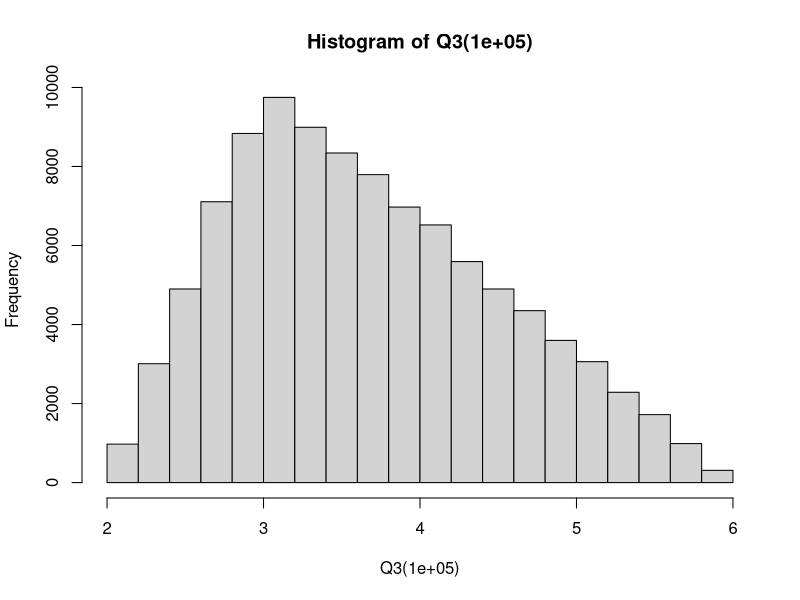
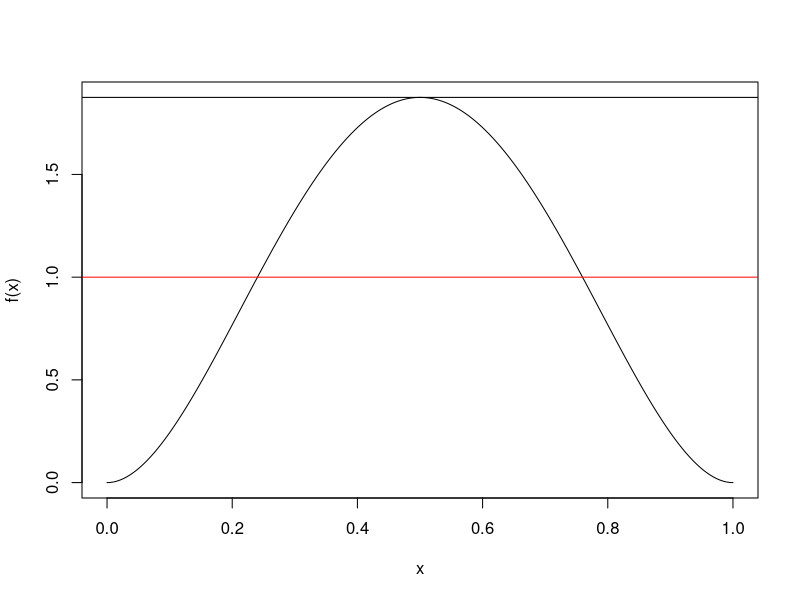

Source code (R) for these figures, in order:
#1st Question
Q1 <- function(n){
  #Gerando n observações de uma uniforme
  u <- runif(n)
  
  #Dando valores a x, condicionado aos valores em u
  x <- ifelse(u < 1/3, 1, 2)
  
  #Calculando as proporções de 1s
  props <- mean(x == 1)
  return(list(valores = x, propDe1 = props))
}

Q1(100)$propDe1

Q1(1000)$propDe1

Q1(10000)$propDe1

#Modificação
Q1.1 <- function(n, k = 1, seed = 1){
  #Gerando n observações de uma uniforme
  set.seed(seed)
  u <- runif(n)
  
  #Dando valores a x, condicionado aos valores em u
  x <- ifelse(u < 1/2, 1, ifelse(u < (3/4), 2, 3))
  
  #Calculando as proporções de um determinado valor
  props <- mean(x == k)
  
  return(list(valores = x, propDeK = props))
}

Q1.1(100, k = 1)$propDeK
Q1.1(100, k = 2)$propDeK
Q1.1(100, k = 3)$propDeK

Q1.1(1000, k = 1)$propDeK
Q1.1(1000, k = 2)$propDeK
Q1.1(1000, k = 3)$propDeK


Q1.1(10000, k = 1)$propDeK
Q1.1(10000, k = 2)$propDeK
Q1.1(10000, k = 3)$propDeK

#Question 2
Q2 <- function(n = 100){
  #Gerando variável em branco pra colocar os valores aceitos
  X <- numeric(n)
  #gerando count para saber quando parar e quantos foram aceitos
  count <- 0
  #Gerando variável para calcular rejeitados
  reject <- 0
  #while loop que roda até que número de aceitos seja igual a n
  while(count < n){
      
      #Primeira condição que é pra saber se o x será aceito
      if(runif(1) < 1/2){
        #Caso seja aceito, incrementa o count em 1
        count <- count + 1
        #Adiciona um valor da g(x) para o vetor X
        X[count] <- runif(1, 2, 6)
      
      } else {
        #Caso seja rejeitado, regristramos incrementando o reject
        reject <- reject + 1
      }
  }
  #Retorno da função
  return(list(valores = X,
              accepted = count, 
              reject = reject,
              total = reject + count,
              acceptRate = count/(reject + count)))
}

result <- Q2(n = 132981)
result$acceptRate

#Modificação
Q3 <- function(n = 100){
  
  x1 <- function(t){
    return(2 + 2*sqrt(t))
  }
  
  x2 <- function(t){
    return(-6*(-1 + sqrt((1 - t)/3)))
  }
  
  u <- runif(n)
  
  x <- ifelse(u<1/4, x1(u), x2(u))
  
  return(x)
}


summary(Q3(100000))

hist(Q3(100000))




f <- function(x){
  return(30*(x^2 - 2*x^3 + x^4))
}
x <- seq(0, 1, by = .00001)

plot(x, f(x), type = "l")
max(f(x))

abline(h = 1.875)
abline(h = 1, col = "red")

1/1.875
